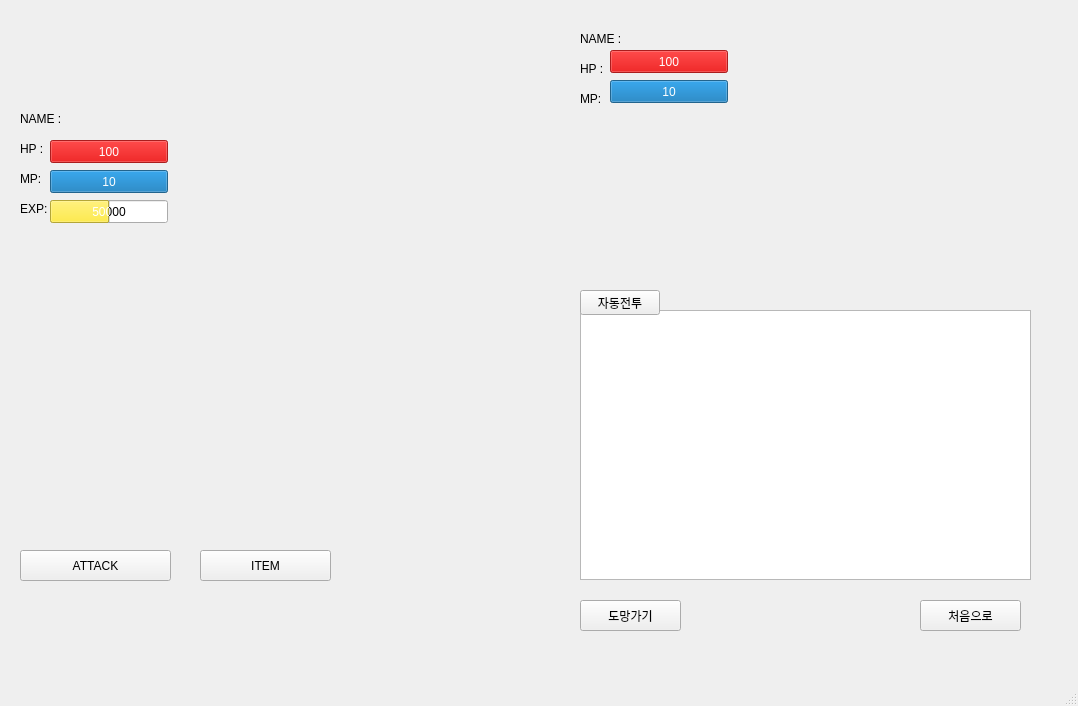
<?xml version="1.0" encoding="UTF-8"?>
<ui version="4.0">
 <class>fightWindow</class>
 <widget class="QMainWindow" name="fightWindow">
  <property name="geometry">
   <rect>
    <x>0</x>
    <y>0</y>
    <width>1078</width>
    <height>706</height>
   </rect>
  </property>
  <property name="windowTitle">
   <string>배틀</string>
  </property>
  <widget class="QWidget" name="centralwidget">
   <widget class="QLabel" name="myCharacterLabel">
    <property name="geometry">
     <rect>
      <x>70</x>
      <y>280</y>
      <width>231</width>
      <height>251</height>
     </rect>
    </property>
    <property name="text">
     <string/>
    </property>
    <property name="scaledContents">
     <bool>true</bool>
    </property>
   </widget>
   <widget class="QLabel" name="myHPLabel">
    <property name="geometry">
     <rect>
      <x>20</x>
      <y>140</y>
      <width>53</width>
      <height>17</height>
     </rect>
    </property>
    <property name="text">
     <string>HP :</string>
    </property>
   </widget>
   <widget class="QLabel" name="myMPLabel">
    <property name="geometry">
     <rect>
      <x>20</x>
      <y>170</y>
      <width>53</width>
      <height>17</height>
     </rect>
    </property>
    <property name="text">
     <string>MP:</string>
    </property>
   </widget>
   <widget class="QLabel" name="myEXPLabel">
    <property name="geometry">
     <rect>
      <x>20</x>
      <y>200</y>
      <width>53</width>
      <height>17</height>
     </rect>
    </property>
    <property name="text">
     <string>EXP:     </string>
    </property>
   </widget>
   <widget class="QLabel" name="myNameLabel">
    <property name="geometry">
     <rect>
      <x>20</x>
      <y>110</y>
      <width>151</width>
      <height>17</height>
     </rect>
    </property>
    <property name="text">
     <string>NAME : </string>
    </property>
   </widget>
   <widget class="QPushButton" name="attackPushButton">
    <property name="geometry">
     <rect>
      <x>20</x>
      <y>550</y>
      <width>151</width>
      <height>31</height>
     </rect>
    </property>
    <property name="text">
     <string>ATTACK</string>
    </property>
    <property name="checkable">
     <bool>false</bool>
    </property>
   </widget>
   <widget class="QPushButton" name="itemPushButton">
    <property name="geometry">
     <rect>
      <x>200</x>
      <y>550</y>
      <width>131</width>
      <height>31</height>
     </rect>
    </property>
    <property name="text">
     <string>ITEM</string>
    </property>
    <property name="checkable">
     <bool>false</bool>
    </property>
   </widget>
   <widget class="QDialog" name="itemKdialog">
    <property name="geometry">
     <rect>
      <x>1168</x>
      <y>575</y>
      <width>161</width>
      <height>111</height>
     </rect>
    </property>
    <layout class="QVBoxLayout" name="verticalLayout">
     <item>
      <widget class="QPushButton" name="item1PushButton">
       <property name="text">
        <string>HP 몰약</string>
       </property>
      </widget>
     </item>
     <item>
      <widget class="QPushButton" name="item2PushButton">
       <property name="text">
        <string>MP 몰약</string>
       </property>
      </widget>
     </item>
    </layout>
   </widget>
   <widget class="QLabel" name="enermyLabel">
    <property name="geometry">
     <rect>
      <x>760</x>
      <y>50</y>
      <width>231</width>
      <height>251</height>
     </rect>
    </property>
    <property name="text">
     <string/>
    </property>
    <property name="pixmap">
     <pixmap>../basic/피카츄.png</pixmap>
    </property>
    <property name="scaledContents">
     <bool>true</bool>
    </property>
   </widget>
   <widget class="QLabel" name="enemyMPLabel">
    <property name="geometry">
     <rect>
      <x>580</x>
      <y>90</y>
      <width>53</width>
      <height>17</height>
     </rect>
    </property>
    <property name="text">
     <string>MP:</string>
    </property>
   </widget>
   <widget class="QLabel" name="enemyNameLabel">
    <property name="geometry">
     <rect>
      <x>580</x>
      <y>30</y>
      <width>141</width>
      <height>17</height>
     </rect>
    </property>
    <property name="text">
     <string>NAME : </string>
    </property>
   </widget>
   <widget class="QLabel" name="enemyHPLabel">
    <property name="geometry">
     <rect>
      <x>580</x>
      <y>60</y>
      <width>53</width>
      <height>17</height>
     </rect>
    </property>
    <property name="text">
     <string>HP :</string>
    </property>
   </widget>
   <widget class="QProgressBar" name="myHPprogressBar">
    <property name="geometry">
     <rect>
      <x>50</x>
      <y>140</y>
      <width>118</width>
      <height>23</height>
     </rect>
    </property>
    <property name="styleSheet">
     <string notr="true">selection-background-color: rgb(239, 41, 41);</string>
    </property>
    <property name="maximum">
     <number>100</number>
    </property>
    <property name="value">
     <number>100</number>
    </property>
    <property name="textVisible">
     <bool>true</bool>
    </property>
    <property name="format">
     <string>%v</string>
    </property>
   </widget>
   <widget class="QProgressBar" name="myMPprogressBar">
    <property name="geometry">
     <rect>
      <x>50</x>
      <y>170</y>
      <width>118</width>
      <height>23</height>
     </rect>
    </property>
    <property name="maximum">
     <number>10</number>
    </property>
    <property name="value">
     <number>10</number>
    </property>
    <property name="format">
     <string>%v</string>
    </property>
   </widget>
   <widget class="QProgressBar" name="myEXPprogressBar">
    <property name="geometry">
     <rect>
      <x>50</x>
      <y>200</y>
      <width>118</width>
      <height>23</height>
     </rect>
    </property>
    <property name="styleSheet">
     <string notr="true">selection-background-color: rgb(252, 233, 79);</string>
    </property>
    <property name="maximum">
     <number>1000000</number>
    </property>
    <property name="value">
     <number>50000</number>
    </property>
    <property name="format">
     <string>%v</string>
    </property>
   </widget>
   <widget class="QProgressBar" name="enemyHPprogressBar">
    <property name="geometry">
     <rect>
      <x>610</x>
      <y>50</y>
      <width>118</width>
      <height>23</height>
     </rect>
    </property>
    <property name="styleSheet">
     <string notr="true">selection-background-color: rgb(239, 41, 41);</string>
    </property>
    <property name="value">
     <number>100</number>
    </property>
    <property name="textVisible">
     <bool>true</bool>
    </property>
    <property name="format">
     <string>%v</string>
    </property>
   </widget>
   <widget class="QProgressBar" name="enemyMPprogressBar">
    <property name="geometry">
     <rect>
      <x>610</x>
      <y>80</y>
      <width>118</width>
      <height>23</height>
     </rect>
    </property>
    <property name="maximum">
     <number>10</number>
    </property>
    <property name="value">
     <number>10</number>
    </property>
    <property name="format">
     <string>%v</string>
    </property>
   </widget>
   <widget class="QTextBrowser" name="resultTextBrowser">
    <property name="geometry">
     <rect>
      <x>580</x>
      <y>310</y>
      <width>451</width>
      <height>270</height>
     </rect>
    </property>
   </widget>
   <widget class="QDialog" name="skillKdialog">
    <property name="geometry">
     <rect>
      <x>1163</x>
      <y>530</y>
      <width>171</width>
      <height>201</height>
     </rect>
    </property>
    <layout class="QVBoxLayout" name="verticalLayout_2">
     <item>
      <widget class="QPushButton" name="skill1PushButton">
       <property name="text">
        <string>skill1 (기본공격)</string>
       </property>
      </widget>
     </item>
     <item>
      <widget class="QPushButton" name="skill2PushButton">
       <property name="text">
        <string>skill2(attack*1.2)</string>
       </property>
      </widget>
     </item>
     <item>
      <widget class="QPushButton" name="skill3PushButton">
       <property name="text">
        <string>skill3(attack*1.4)</string>
       </property>
      </widget>
     </item>
     <item>
      <widget class="QPushButton" name="skill4PushButton">
       <property name="text">
        <string>skill4(attack*1.8)</string>
       </property>
      </widget>
     </item>
    </layout>
   </widget>
   <widget class="QPushButton" name="nextBattleButton">
    <property name="geometry">
     <rect>
      <x>580</x>
      <y>600</y>
      <width>101</width>
      <height>31</height>
     </rect>
    </property>
    <property name="text">
     <string>도망가기</string>
    </property>
   </widget>
   <widget class="QPushButton" name="autoBattleButton">
    <property name="geometry">
     <rect>
      <x>580</x>
      <y>290</y>
      <width>80</width>
      <height>25</height>
     </rect>
    </property>
    <property name="text">
     <string>자동전투</string>
    </property>
   </widget>
   <widget class="QPushButton" name="back">
    <property name="geometry">
     <rect>
      <x>920</x>
      <y>600</y>
      <width>101</width>
      <height>31</height>
     </rect>
    </property>
    <property name="text">
     <string>처음으로</string>
    </property>
   </widget>
  </widget>
  <widget class="QMenuBar" name="menubar">
   <property name="geometry">
    <rect>
     <x>0</x>
     <y>0</y>
     <width>1078</width>
     <height>26</height>
    </rect>
   </property>
  </widget>
  <widget class="QStatusBar" name="statusbar"/>
 </widget>
 <resources/>
 <connections/>
</ui>
